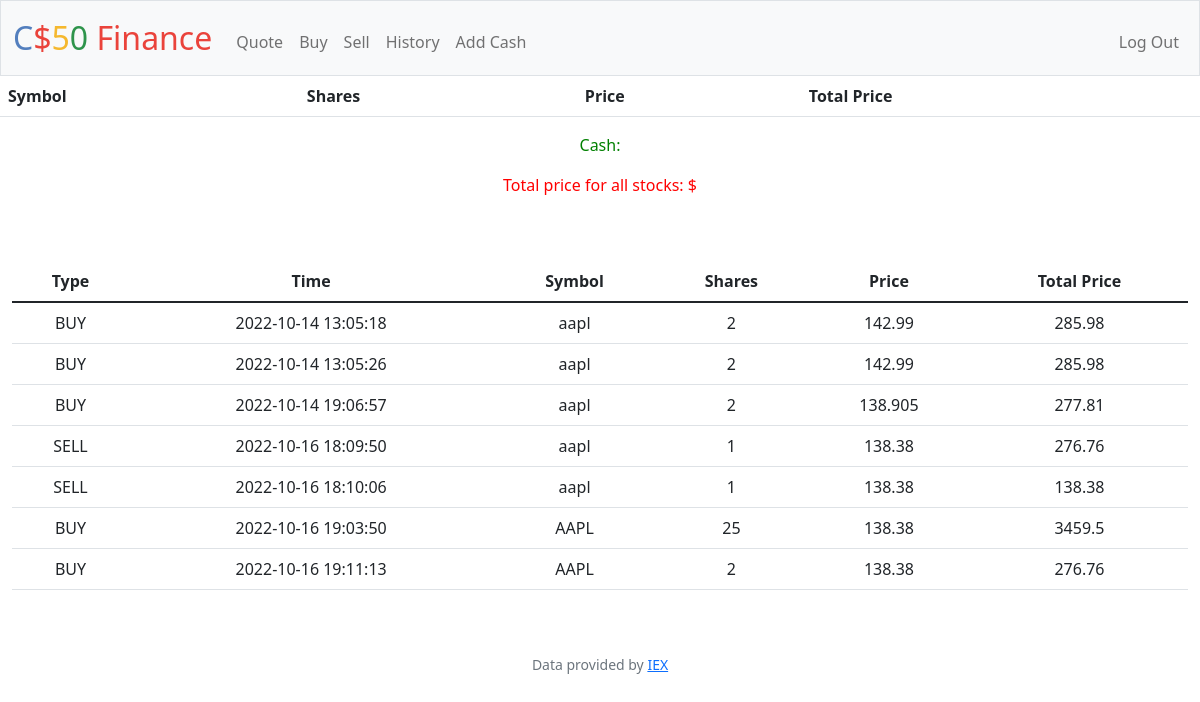
Screenshot of /history (signed in) with the database file from the repository.
### tables this page shows
CREATE TABLE history(user_id INTEGER NOT NULL, symbol TEXT NOT NULL, shares INT NOT NULL, price FLOAT NOT NULL, totalprice FLOAT NOT NULL, type TEXT NOT NULL, time TEXT);

### app.py (the view)
@app.route("/history")
@login_required
def history():
    history = db.execute("SELECT * FROM history WHERE user_id = ?", session["user_id"])
    return render_template("history.html", history=history)

### app.py (called while the page is built)
@app.after_request
def after_request(response):
    response.headers["Cache-Control"] = "no-cache, no-store, must-revalidate"
    response.headers["Expires"] = 0
    response.headers["Pragma"] = "no-cache"
    return response

### helpers.py (called while the page is built)
def login_required(f):
    @wraps(f)
    def decorated_function(*args, **kwargs):
        if session.get("user_id") is None:
            return redirect("/login")
        return f(*args, **kwargs)
    return decorated_function

### templates/history.html (shortened to what this page needs)
{% extends "layout.html" %}
{% block main %}
<table class="table table-hover">
    <thead>
      <tr>
        <th scope="col">Type</th>
        <th scope="col">Time</th>
        <th scope="col">Symbol</th>
        <th scope="col">Shares</th>
        <th scope="col">Price</th>
        <th scope="col">Total Price</th>
      </tr>
    </thead>
    <tbody>
        {% for row in history %}
      <tr>
        <td>{{ row["type"] }}</td>
        <td>{{ row["time"] }}</td>
        <td>{{ row["symbol"] }}</td>
        <td>{{ row["shares"] }}</td>
        <td>{{ row["price"] }}</td>
        <td>{{ row["totalprice"] }}</td>
      </tr>
      {% endfor %}
    </tbody>
</table>
{% endblock %}

### rows the page displays
history: type "BUY", time "2022-10-14 13:05:18", symbol "aapl", shares "2", price "142.99", totalprice "285.98"
history: type "BUY", time "2022-10-14 13:05:26", symbol "aapl", shares "2", price "142.99", totalprice "285.98"
history: type "BUY", time "2022-10-14 19:06:57", symbol "aapl", shares "2", price "138.905", totalprice "277.81"
history: type "SELL", time "2022-10-16 18:09:50", symbol "aapl", shares "1", price "138.38", totalprice "276.76"
history: type "SELL", time "2022-10-16 18:10:06", symbol "aapl", shares "1", price "138.38", totalprice "138.38"
history: type "BUY", time "2022-10-16 19:03:50", symbol "AAPL", shares "25", price "138.38", totalprice "3459.5"
history: type "BUY", time "2022-10-16 19:11:13", symbol "AAPL", shares "2", price "138.38", totalprice "276.76"
